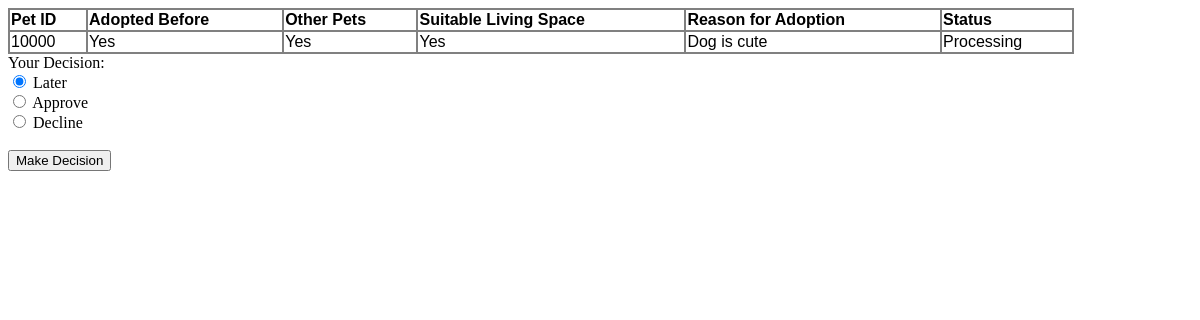
/public/staff/provider/request_processing.php?edit=10000 (signed in), run on the app's committed database.
### tables this page shows
CREATE TABLE `adoption_records` (
  `user_id` int(5) NOT NULL,
  `pet_id` int(5) NOT NULL,
  `adopted_before` varchar(20) NOT NULL,
  `other_pets` varchar(20) NOT NULL,
  `suitable_living_space` varchar(20) NOT NULL,
  `reason_for_adoption` text NOT NULL,
  `adoption_date` date NOT NULL,
  `status` varchar(20) NOT NULL
);

### public/staff/provider/request_processing.php (the view, shortened to what this page needs)
<?php require_once("../../../private/functions/initialization.php") ?>
<?php
    if(isset($_GET['edit'])){
        $id = $_GET['edit'];
    }
    $RequestQuery = "SELECT pet_id, adopted_before, other_pets, suitable_living_space, reason_for_adoption, status FROM adoption_records WHERE pet_id = ".$id;
    $RequestResult = mysqli_query($connection, $RequestQuery);
    if(mysqli_num_rows($RequestResult) != 0){
        echo"<table class='resultTable'><tr>";
            echo "<td class='tableGrid'><p class='tableHeader'>Pet ID</p></td>";
            echo "<td class='tableGrid'><p class='tableHeader'>Adopted Before</p></td>";
            echo "<td class='tableGrid'><p class='tableHeader'>Other Pets</p></td>";
            echo "<td class='tableGrid'><p class='tableHeader'>Suitable Living Space</p></td>";
            echo "<td class='tableGrid'><p class='tableHeader'>Reason for Adoption</p></td>";
            echo "<td class='tableGrid'><p class='tableHeader'>Status</p></td>";
        echo "</tr><tr>";
        while($row = mysqli_fetch_assoc($RequestResult)){
            echo "<td class='tableGrid'>". $row['pet_id']. "</td>";
            echo "<td class='tableGrid'>". $row['adopted_before']. "</td>";
            echo "<td class='tableGrid'>". $row['other_pets']. "</td>";
            echo "<td class='tableGrid'>". $row['suitable_living_space']. "</td>";
            echo "<td class='tableGrid'>". $row['reason_for_adoption']. "</td>";
            echo "<td class='tableGrid'>". $row['status']. "</td>";
            echo"</tr>";
        }
        echo"</table>";
    }
    else{
        echo"<tr>Result is empty!</tr>";
    }
    echo"<form action='request_processing.php'>
            <label>Your Decision:</label><br>
            <input type='radio' name='decision' value='Later' checked> Later<br>
            <input type='radio' name='decision' value='Approve' required> Approve<br>
            <input type='radio' name='decision' value='Decline' required> Decline<br><br>";
    echo"       <input type='submit' value='Make Decision'>
        </form>";
?>

### data on the page
adoption_records: pet_id "10000", adopted_before "Yes", other_pets "Yes", suitable_living_space "Yes", reason_for_adoption "Dog is cute", status "Processing"
